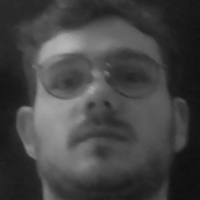
#> input picture ImageProcessing/Images/Alex.1.jpg, 200 x 200 px, given in place of the camera
$ python take_photos.py
#> lines starting #> are read from the running program, lines starting #| are printed output that depends on the picture; after the words box and inside, x2 and y2 are one past the last pixel; in counts of white or black regions, pixels touching at a corner belong together
import os

import numpy as np
import cv2
def face_cropped(img , margin = 25):
        path_to_haar_cascade = "haarcascade_frontalface_default.xml"
        face_classifier = cv2.CascadeClassifier(cv2.data.haarcascades + path_to_haar_cascade)

        gray = cv2.cvtColor(img, cv2.COLOR_BGR2GRAY)


        faces = face_classifier.detectMultiScale(gray, 1.1, 5)

        if len(faces) == 0 :
            print("NO FACE DETECTED!!")
            return None
        for (x,y,w,h) in faces:
            try:
                cropped_face = img[y-margin:y+h+margin,x-margin:x+w+margin]
            except:
                pass
        return cropped_face
def generate_dataset(name):
#> called with name = 'Anna'
    if len(name)  == 0 :
        raise "Enter Your Name as the parameter of this method"


    ROOT_DIR = os.path.dirname(os.path.abspath(__file__))
    if not str(ROOT_DIR).endswith("ImageProcessing"):
        ROOT_DIR = os.path.join(ROOT_DIR , "ImageProcessing")

    folder_path = os.path.join(ROOT_DIR,"Data", "Images", name)
    print(folder_path)
    if not os.path.exists(folder_path):
        os.mkdir(folder_path)

    cap = cv2.VideoCapture(1)

    img_id = 0
    print("Started to Take Pictures")
    while True:
        ret, frame = cap.read()
#> frame is the input picture: shape (200, 200, 3); min 15, max 180, mean 67.4
        cv2.flip(frame,0)
        if face_cropped(frame ) is not None:
#> in face_cropped, `faces = face_classifier.detectMultiScale(gray, 1.1, 5)`: faces = [[16, 13, 166, 166]]
#> the loop in face_cropped, `for (x,y,w,h) in faces:` made 1 pass
            img_id+=1
#> img_id = 1
            face = cv2.resize(face_cropped(frame), (250,250))
#> the loop in face_cropped (call 2), `for (x,y,w,h) in faces:` made 1 pass
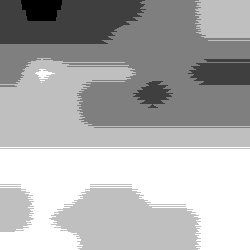
#> face: shape (250, 250, 3); min 15, max 19, mean 17.76; drawn with min black and max white


            file_name_path = os.path.join(folder_path,  name+"_"+str(img_id)+'.jpg')

            cv2.imwrite(file_name_path, face)
            cv2.putText(face, str(img_id), (50,50), cv2.FONT_HERSHEY_COMPLEX, 1, (0,255,0), 2 )
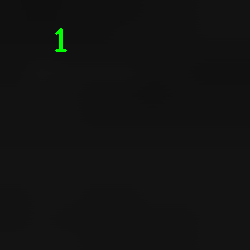
#> face: shape (250, 250, 3); 0.2% of pixels changed, all inside (x1, y1, x2, y2) = (55, 28, 67, 52)
            cv2.imshow("Cropped_Face", face)
            if cv2.waitKey(1)==13 or int(img_id)==100:
#> (key Esc is pressed here)
                break

    cap.release()
    cv2.destroyAllWindows()
    print("Collecting samples is completed !!!")


generate_dataset("Anna")

$ run again, on ImageProcessing/Images/Alex.100.jpg
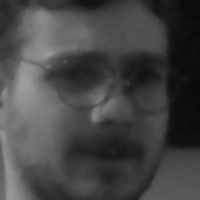
#> input picture ImageProcessing/Images/Alex.100.jpg, 200 x 200 px, given in place of the camera
#> in generate_dataset, frame is the input picture: shape (200, 200, 3); min 8, max 158, mean 69.1
#> faces = [[12, 13, 176, 176]]
#> the loop in face_cropped, `for (x,y,w,h) in faces:` made 1 pass
#> img_id = 1
#> the loop in face_cropped (call 2), `for (x,y,w,h) in faces:` made 1 pass
#> in generate_dataset, `cv2.putText(face, str(img_id), (50,50), cv2.FONT_HERSHEY_COMPLEX, 1, (..`:
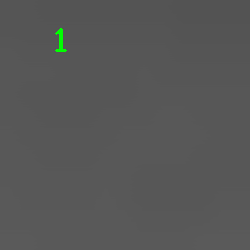
#> face: shape (250, 250, 3); mean B, G, R 86.6, 87.1, 86.6

$ run again, on ImageProcessing/Images/Alex.11.jpg
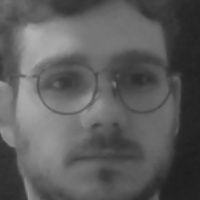
#> input picture ImageProcessing/Images/Alex.11.jpg, 200 x 200 px, given in place of the camera
#> in generate_dataset, frame is the input picture: shape (200, 200, 3); min 28, max 177, mean 92.1
#> faces = [[10, 13, 181, 181]]
#> the loop in face_cropped, `for (x,y,w,h) in faces:` made 1 pass
#> img_id = 1
#> the loop in face_cropped (call 2), `for (x,y,w,h) in faces:` made 1 pass
#> in generate_dataset, `face = cv2.resize(face_cropped(frame), (250,250))`:
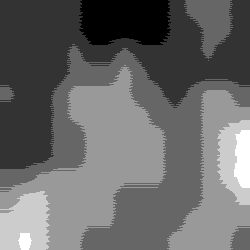
#> face: shape (250, 250, 3); min 32, max 37, mean 34.1; drawn with min black and max white

$ run again, on ImageProcessing/Images/Alex.17.jpg
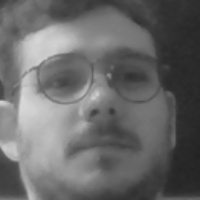
#> input picture ImageProcessing/Images/Alex.17.jpg, 200 x 200 px, given in place of the camera
#> in generate_dataset, frame is the input picture: shape (200, 200, 3); min 35, max 217, mean 104.8
#> faces = [[8, 9, 178, 178]]
#> the loop in face_cropped, `for (x,y,w,h) in faces:` made 1 pass
#> img_id = 1
#> the loop in face_cropped (call 2), `for (x,y,w,h) in faces:` made 1 pass
#> in generate_dataset, `face = cv2.resize(face_cropped(frame), (250,250))`:
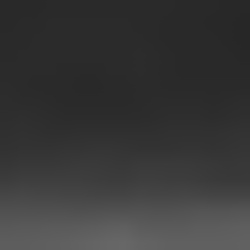
#> face: shape (250, 250, 3); min 39, max 103, mean 55.9
#> in generate_dataset, `cv2.putText(face, str(img_id), (50,50), cv2.FONT_HERSHEY_COMPLEX, 1, (..`:
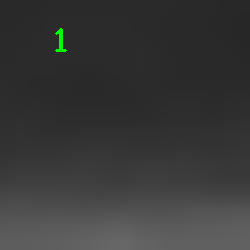
#> face: shape (250, 250, 3); 0.2% of pixels changed, all inside (x1, y1, x2, y2) = (55, 28, 67, 52)
